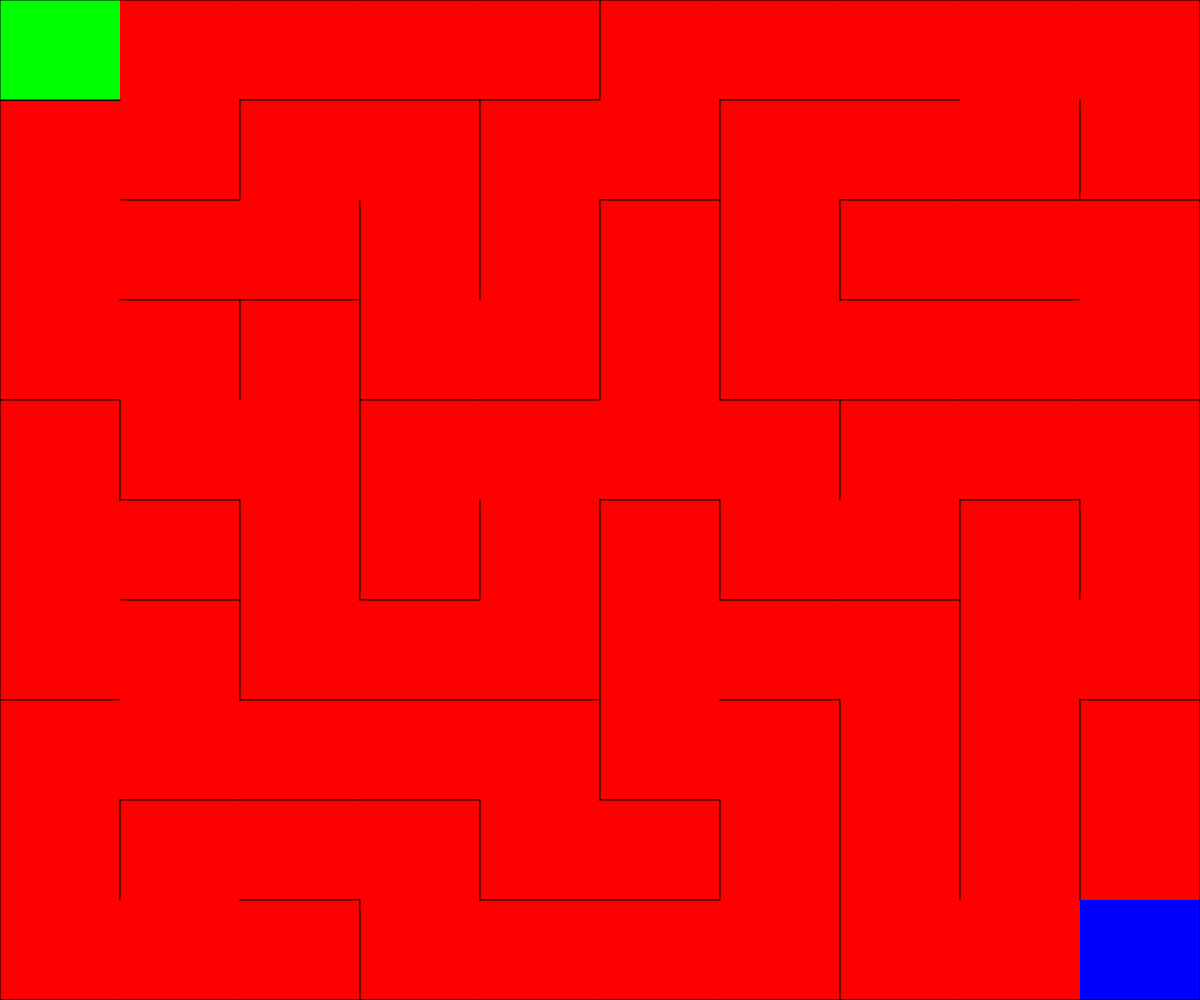
Frame 1 (no input)
Frame 60 (no input): identical to frame 1, image omitted
Frame 120 (the mouse pressed at the canvas centre since frame 60): identical to frame 1, image omitted

The p5.js sketch that drew this single still picture (run headless with seeded random() and noise() and a simulated clock; from frame 60 on, the mouse is pressed at the canvas centre):

// p5.js sketch
// ── sketch.js
//TODO: Hold down key for moving

class Cell{
  constructor(i, j, w, l) {
    this.col = i;
    this.row = j;
    this.width = w;
    this.length = l;
    this.walls = [true, true, true, true];
    this.visited = false;
  }

  show(path){
    let x = this.col*this.width;
    let y = this.row*this.length;
    if(path=='n'){
      fill(255,0,0);
    }
    else if(path=='c'){
      fill(0,255,165);
    }
    else if(path=='s'){
      fill(255,165,0);
    }
    else if(path=='p'){
      fill(0,255,0);
    }
    else{//path=='e'
      fill(0,0,255);
    }

    noStroke();

    rect(x,y,this.width,this.length);

    stroke(0);
    if(this.walls[0]){
      line(x,y,x+this.width,y); //top
    }
    if(this.walls[1]){
      line(x,y,x,y+this.length); //left
    }
    if(this.walls[2]){
      line(x+this.width,y,x+this.width,y+this.length); //right
    }
    if(this.walls[3]){
      line(x,y+this.length,x+this.width,y+this.length); //bottom
    }
  }

  high(){
    let x = this.col*this.width;
    let y = this.row*this.length;
    noStroke();
    fill(255,0,0);
    rect(x,y,this.width,this.length);
  }

  search(cur){
    let borders = [];
    let top = cells[this.col][this.row-1];
    let left = cells[this.col-1];
    let right = cells[this.col+1];
    let bottom = cells[this.col][this.row+1];

    if(top && !top.visited){
      borders.push(top);
    }

    if(left && !left[this.row].visited){
      borders.push(left[this.row]);
    }

    if(right && !right[this.row].visited){
      borders.push(right[this.row]);
    }

    if(bottom && !bottom.visited){
      borders.push(bottom);
    }
    if(random.length>0){
      return random(borders);
    }
    else{
      return undefined;
    }
  }

  removeWall(border){
    if(border.col==this.col){
      if(border.row==(this.row-1)){
        this.walls[0] = false;
        border.walls[3] = false;
      }
      else{
        this.walls[3] = false;
        border.walls[0] = false;
      }
    }
    else{
      if(border.col==(this.col-1)){
        this.walls[1] = false;
        border.walls[2] = false;
      }
      else{
        this.walls[2] = false;
        border.walls[1] = false;
      }
    }
  }
}


let cols = 10;
let rows = 10;
let w,l;
let cells=[];
let current;
let stack =[];
let player=[0,0];
let checkpoints=[];

function genMaze(){
  let allVisited;
  while(!allVisited){
    allVisited=true;
    for(let i = 0;i<cols;i++){
      for(let j = 0;j<rows;j++){
        if(!cells[i][j].visited){
          allVisited=false;
          i=cols;
          break;
        }
      }
    }
    current.visited = true;
    //current.high();
    let next = current.search();
    if(next){
      stack.push(current);
      current.removeWall(next);
      current = next;
    }
    else{
      if(stack.length>0){
        current = stack.pop();
      }
    }
  }
}

function keyPressed() {
  if (keyCode == RIGHT_ARROW) {
    if(player[0]<cols-1&&!cells[player[0]][player[1]].walls[2]){
      player[0]++;
    }
  } else if (keyCode == LEFT_ARROW) {
    if(player[0]>0&&!cells[player[0]][player[1]].walls[1]){
      player[0]--;
    }
  } else if (keyCode == UP_ARROW) {
    if(player[1]>0&&!cells[player[0]][player[1]].walls[0]){
      player[1]--;
    }
  } else if (keyCode == DOWN_ARROW) {
    if(player[1]<rows-1&&!cells[player[0]][player[1]].walls[3]){
      player[1]++;
    }
  }
  else if (keyCode == SHIFT) {
    checkpoints.push(player.slice());
  }
  else if(key ==' '){
    if(checkpoints.length>0){
        player=checkpoints.pop();
    }
  }
}

function setup() {
  createCanvas(innerWidth,innerHeight);
  w = floor(width/cols);
  l = floor(height/rows);
  for(let i = 0 ; i<cols;i++){
    let temp = [];
    for(let j = 0;j<rows;j++){
      temp.push(new Cell(i,j,w,l));
    }
    cells.push(temp);
  }
  current = random(random(cells));
  genMaze();
}

function draw() {
  background(0);
  for(let i = 0;i<cols;i++){
    for(let j = 0;j<rows;j++){
      if(checkpoints.includes([i,j])){//fix this check
        cells[i][j].show('c');
      }
      else{
        cells[i][j].show('n');
      }
    }
  }
  cells[0][0].show('s');
  cells[cols-1][rows-1].show('e');
  cells[player[0]][player[1]].show('p');

  if(player[0]==cols-1&&player[1]==rows-1){
    for(let i = 0;i<cols;i++){
      for(let j = 0;j<rows;j++){
        cells[i][j].visited=false;
      }
    }
    current = random(random(cells));
    player=[0,0];
    genMaze();
  }

}
